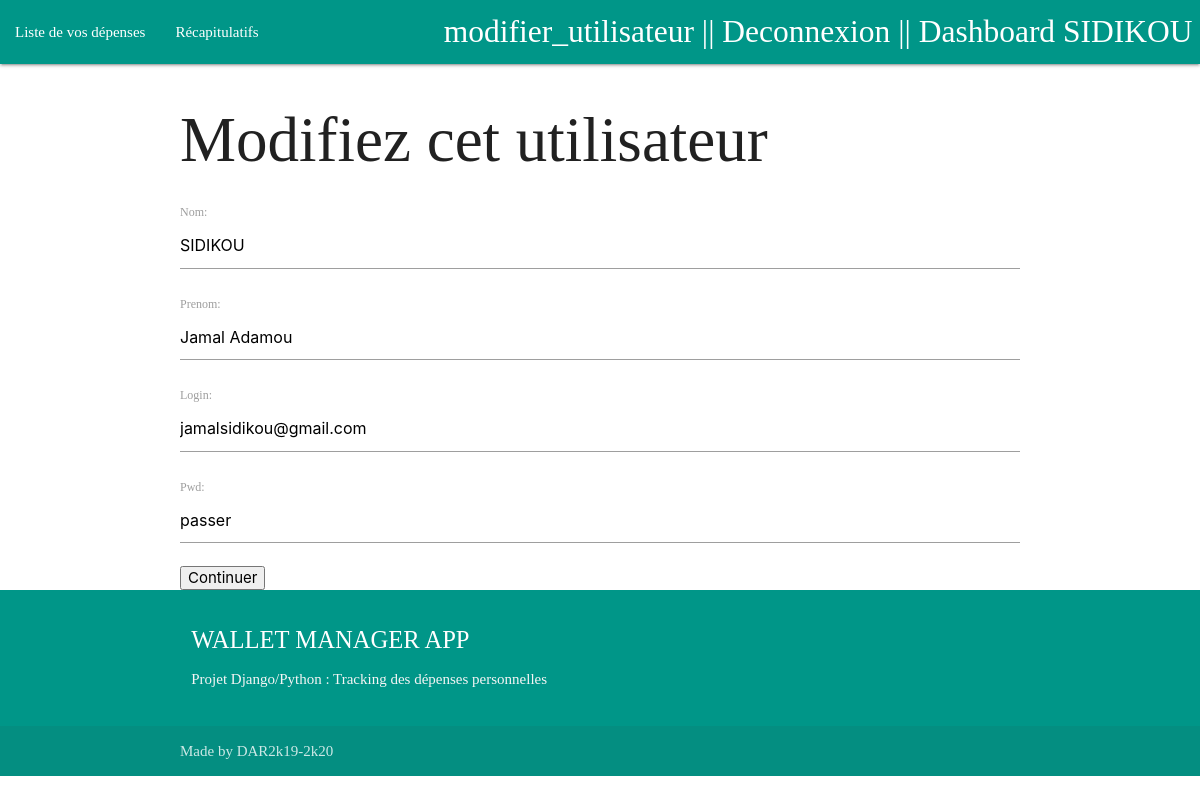
The app's page /modifier_utilisateur (signed in) with its own data.
### budgetapp/models.py (models this page shows)
class Utilisateur(models.Model):
    nom = models.CharField(max_length=50)
    prenom = models.CharField(max_length=50)
    login = models.CharField(max_length=60)
    pwd = models.CharField(max_length=60)

### budgetapp/views.py (the view)
# urls.py: path('modifier_utilisateur', views.modifier_utilisateur, name="modifier_utilisateur")
def modifier_utilisateur(request):
    utilisateur = Utilisateur.objects.get(pk=request.session['pk'])
    if request.method == 'POST':
        form = UtilisateurForm(request.POST, instance=utilisateur)
        if form.is_valid():
            form.save()
            return redirect('budgetapp:espace_utilisateur')
    form = UtilisateurForm(instance=utilisateur)
    return render(request, 'budgetapp/dashboard/modifier_utilisateur.html', {'form': form, 'utilisateur': utilisateur})

### budgetapp/forms.py
class UtilisateurForm(forms.ModelForm):
    class Meta:
        model = Utilisateur
        fields = ('nom', 'prenom', 'login', 'pwd')

### budgetapp/templates/budgetapp/dashboard/modifier_utilisateur.html (shortened to what this page needs)
{% extends 'budgetapp/dashboard/base.html' %}
{% block title %}Dashboard  {{ utilisateur.nom }}{% endblock %}
{% block content %}
<h1>Modifiez cet utilisateur</h1>
<form action="#" method="POST">
    <div>
        {{form.as_p}}
    </div>
    <div>
        <input type="submit" value="Continuer">
    </div>
</form>
{% endblock  %}

### budgetapp/static/css/style.css (style rules this page uses)
html { font-family: 'Montserrat'; background-color: #ffffff; }

### records on screen
Utilisateur: nom "SIDIKOU", prenom "Jamal Adamou", login "jamalsidikou@gmail.com", pwd "passer"
